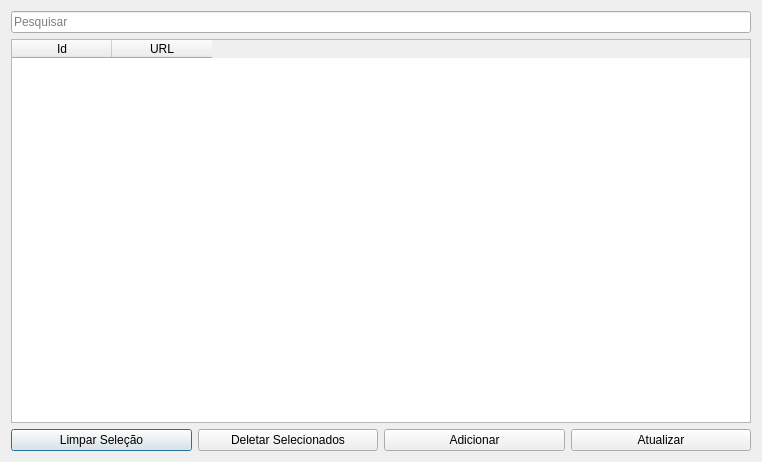
<?xml version="1.0" encoding="UTF-8"?>
<ui version="4.0">
 <class>Dialog</class>
 <widget class="QDialog" name="Dialog">
  <property name="geometry">
   <rect>
    <x>0</x>
    <y>0</y>
    <width>762</width>
    <height>462</height>
   </rect>
  </property>
  <property name="windowTitle">
   <string>Servidores FME</string>
  </property>
  <layout class="QGridLayout" name="gridLayout">
   <item row="1" column="0">
    <widget class="QTableWidget" name="tableWidget">
     <column>
      <property name="text">
       <string>Id</string>
      </property>
     </column>
     <column>
      <property name="text">
       <string>URL</string>
      </property>
     </column>
    </widget>
   </item>
   <item row="2" column="0">
    <layout class="QHBoxLayout" name="horizontalLayout">
     <item>
      <widget class="QPushButton" name="clearSelectionBtn">
       <property name="text">
        <string>Limpar Seleção</string>
       </property>
      </widget>
     </item>
     <item>
      <widget class="QPushButton" name="delBtn">
       <property name="text">
        <string>Deletar Selecionados</string>
       </property>
      </widget>
     </item>
     <item>
      <widget class="QPushButton" name="addFormBtn">
       <property name="text">
        <string>Adicionar</string>
       </property>
      </widget>
     </item>
     <item>
      <widget class="QPushButton" name="saveBtn">
       <property name="text">
        <string>Atualizar</string>
       </property>
      </widget>
     </item>
    </layout>
   </item>
   <item row="0" column="0">
    <widget class="QLineEdit" name="searchLe">
     <property name="placeholderText">
      <string>Pesquisar</string>
     </property>
    </widget>
   </item>
  </layout>
 </widget>
 <resources/>
 <connections/>
</ui>
